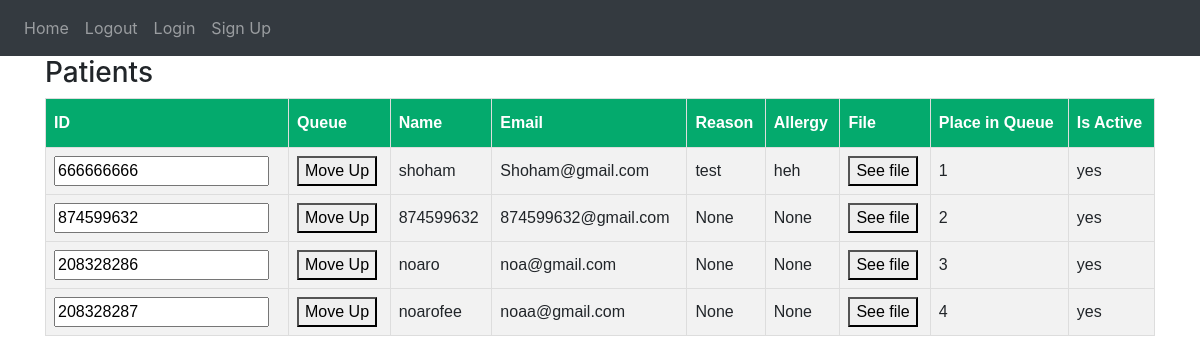
/patients, run on an earlier commit of the app's database.
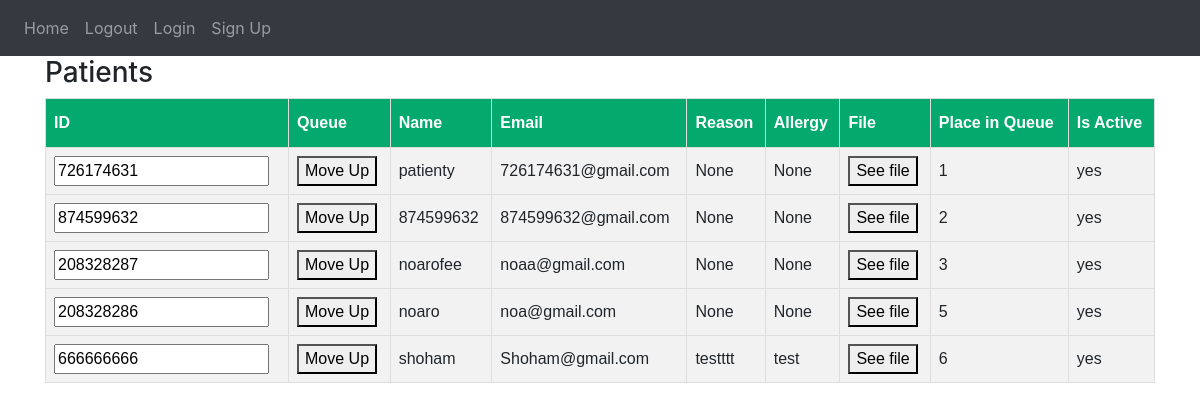
And on a later commit of the database.
### website/models.py (models this page shows)
class User(db.Model):
    ID = db.Column(db.Integer, primary_key=True)
    email = db.Column(db.String(150), unique=True)
    password = db.Column(db.String(150))
    Name = db.Column(db.String(150))
    role = db.Column(db.String(150))
    is_active_patient = db.Column(db.Integer)
    allergy = db.Column(db.String(150))
    n_action = db.Column(db.String(30))
    answer = db.Column(db.String(30))
    reason = db.Column(db.String(200))
    place_in_queue = db.Column(db.Integer)
    s_action = db.Column(db.String(20))
    is_approved = db.Column(db.Integer)
    message = db.Column(db.String(200))

### website/views.py (the view, shortened to what this page needs)
@views.route('/patients', methods=['GET', 'POST'])
def patients():
    print("In views.route(patients)")
    return render_template("patients.html",
          patients=db.session.query(User)
                           .filter(User.role == 'patient')
                           .filter(User.is_approved == 1)
                           .filter(User.place_in_queue > 0)
                           .order_by(db.asc(User.place_in_queue)))

### website/templates/patients.html (shortened to what this page needs)
<!DOCTYPE html>
{% extends "base.html" %} {% block title %} Home {% endblock %}
{% block content %}
<html lang="en">
<head>
</head>
<body>
  <h3>Patients</h3>
    <table>
        <thead>
            <tr>
                <th>ID</th>
                <th>Queue</th>
                <th>Name</th>
                <th>Email</th>
                <th>Reason</th>
                <th>Allergy</th>
                <th>File</th>
                <th>Place in Queue</th>
                <th>Is Active</th>
            </tr>
        </thead>
        <tbody>
            {% for patient in patients %}
                <form method="post">
                    <tr>
                        <td><input name="patient_id" value="{{ patient.ID }}" readonly/></td>
                        <td><button type="submit" name="move_up">Move Up</button></td>
                        <td>{{ patient.Name }}</td>
                        <td>{{ patient.email }}</td>
                        <td>{{ patient.reason }}</td>
                        <td>{{ patient.allergy }}</td>
                        <td><button type="submit" name="read_file">See file</button></td>
                        <td>{{ patient.place_in_queue }}</td>
                        <td>{{ "yes" if patient.is_active_patient==1 else "No" }}</td>
                    </tr>
                </form>
            {% endfor %}
        </tbody>
    </table>
</body>
</html>
{% endblock %}

What changed in the data, as far as the page shows it:
now on this page (row edited): User: patient_id "726174631", Name "patienty", email "726174631@gmail.com", reason "None", allergy "None", place_in_queue "1", is_active_patient "yes"
shown differently, row unchanged: User "874599632@gmail.com": moves up the list
changed User "noarofee": place_in_queue "4" → "3"; moves up the list
changed User "noaro": place_in_queue "3" → "5"; moves down the list
changed User "shoham": reason "test" → "testttt"; allergy "heh" → "test"; place_in_queue "1" → "6"
